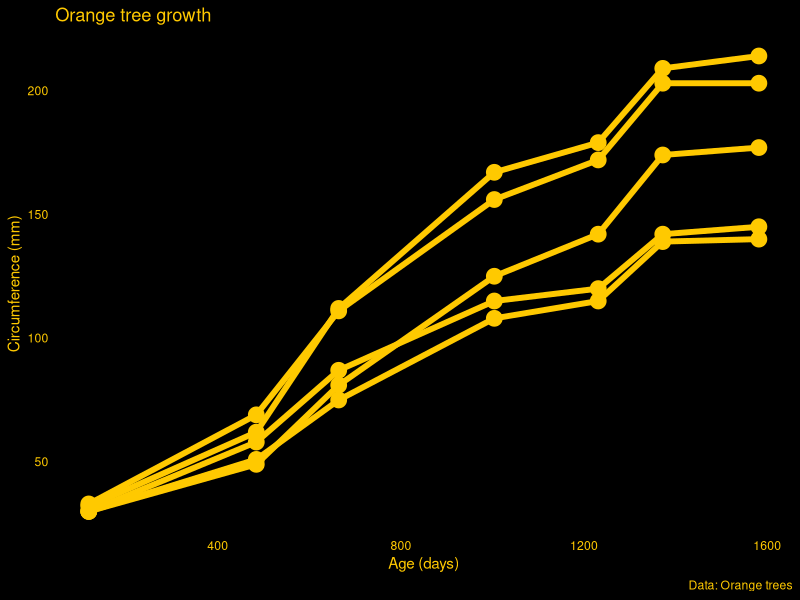

Write the R code that produced this figure.
## ---- chunk 1
library(tidyverse)

nat_geo_yellow <- "#ffc900"

Orange |> ggplot(aes(x=age, y=circumference, group=Tree)) +
  geom_point(size=5, color=nat_geo_yellow) +
  geom_line(color=nat_geo_yellow, size=2) +
  labs(
    title = "Orange tree growth",
    x = "Age (days)",
    y = "Circumference (mm)",
    caption = "Data: Orange trees"
  ) +
  theme_minimal() +
  theme(
   # black background 
    panel.background = element_rect(fill = "black", color = "black"),
    plot.background = element_rect(fill = "black", color = "black"),
    panel.grid.major = element_blank(),
    panel.grid.minor = element_blank(),
    axis.text = element_text(color = nat_geo_yellow),
    axis.title = element_text(color = nat_geo_yellow),
    plot.title = element_text(color = nat_geo_yellow),
    plot.subtitle = element_text(color = nat_geo_yellow),
    plot.caption = element_text(color = nat_geo_yellow)
  )
